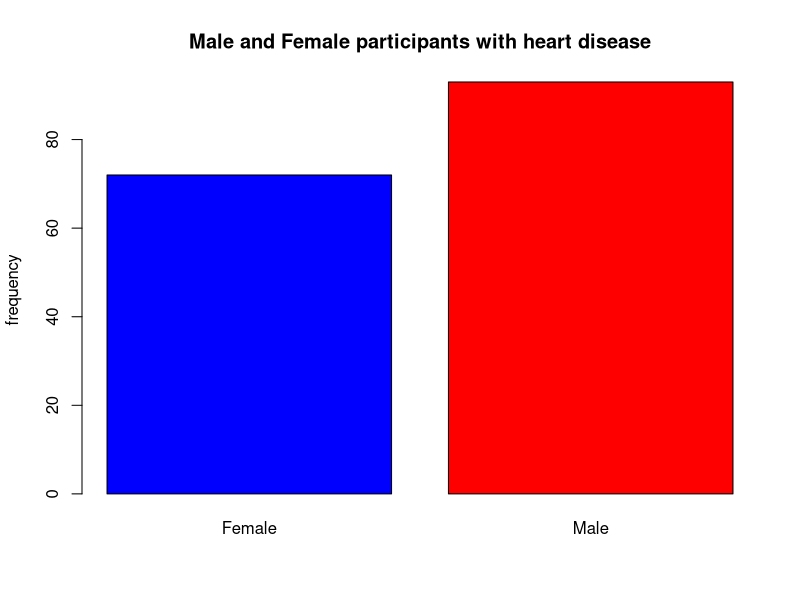
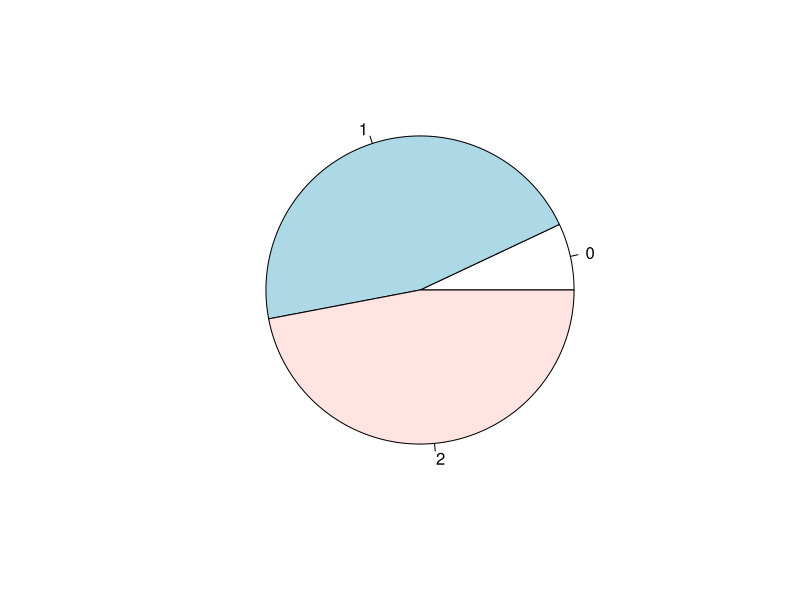
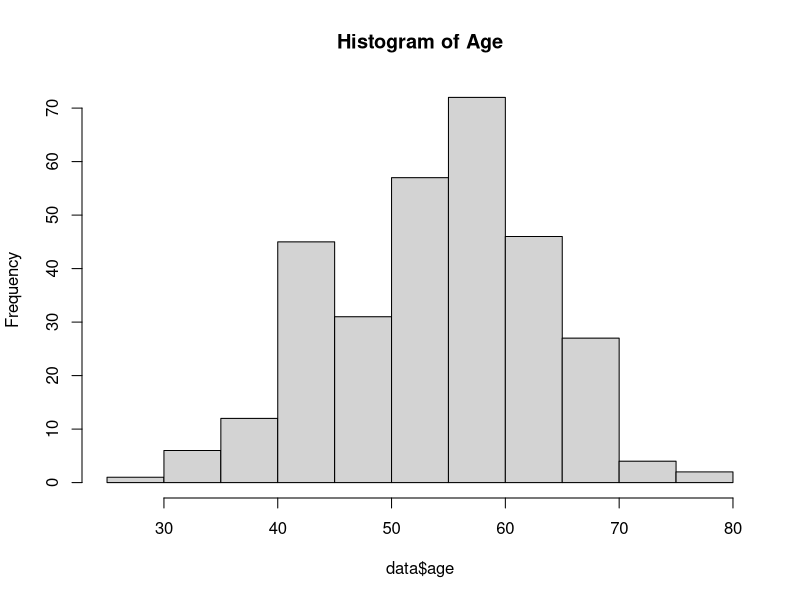
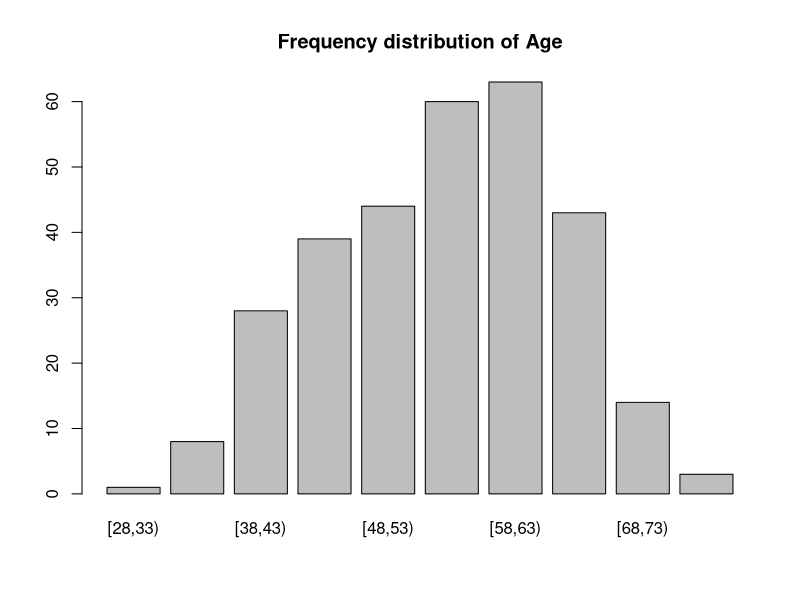
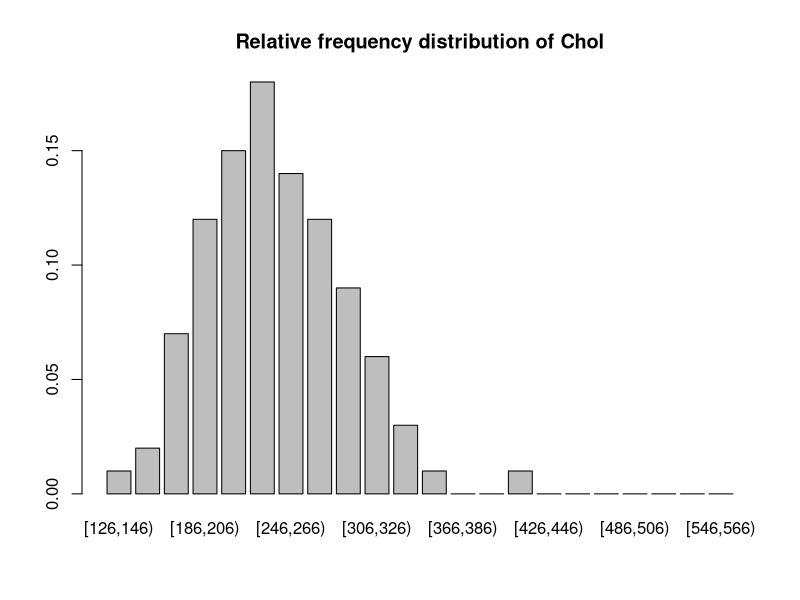
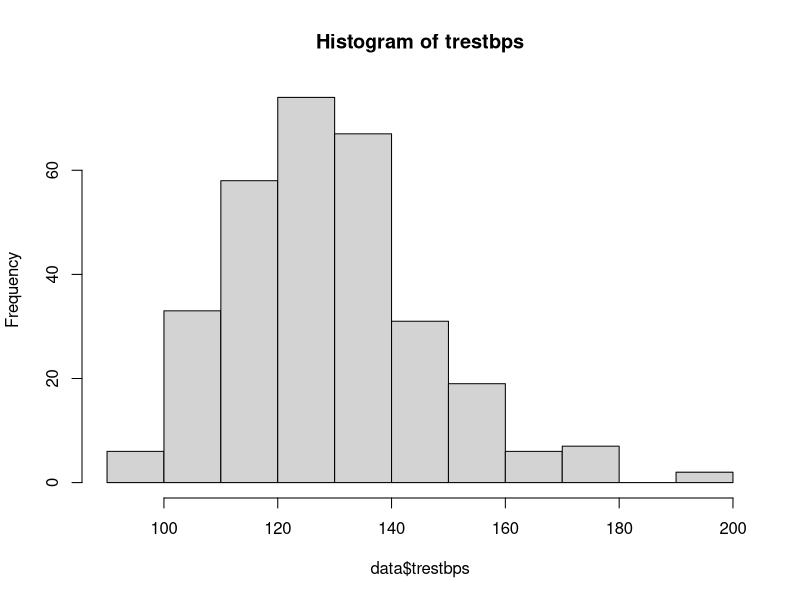
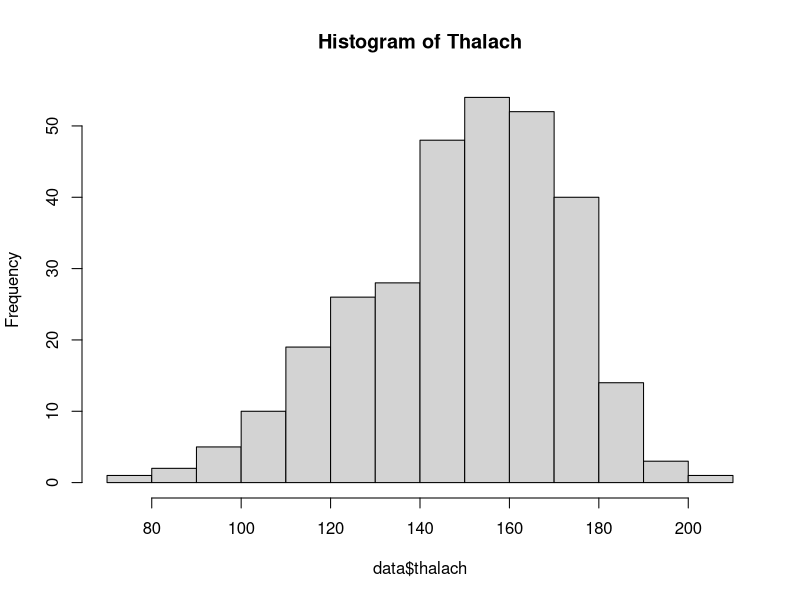
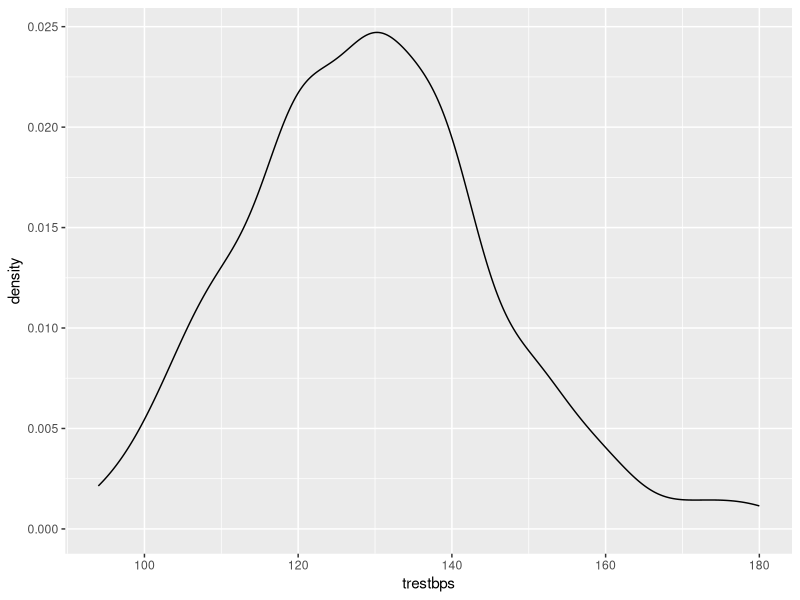

The R script that drew these images, in order:
## ---- chunk 1
rm(list=ls())
## ---- chunk 2
library(dplyr)
library(MASS)
library(e1071)
library(ggplot2)
## ---- chunk 3
data=read.csv("heart.csv")
colnames(data)[1]="age"
colnames(data)

#Converting the required columns to factors
str(data)
data=data%>%
  mutate(sex=replace(sex, sex==1, "Male"))
data=data%>%
  mutate(sex=replace(sex, sex==0, "Female"))
data=data%>%
  mutate(target=replace(target, target==1, "Yes"))
data=data%>%
  mutate(target=replace(target, target==0, "No"))
data$sex=as.factor(data$sex)
data$target=as.factor(data$target)
data$slope=as.character(data$slope)
data$slope=as.factor(data$slope)
str(data)

sum(is.na(data))
## ---- chunk 4
d=data%>%
  filter(target=="Yes")
freq=table(d$sex)
cbind(freq)

barplot(freq, main="Male and Female participants with heart disease", ylab = "frequency", col=c("blue", "red"), names.arg = levels(d$sex))

## ---- chunk 5

freq=table(data$slope)
rel=freq/nrow(data)
round(rel,2)
pie(round(rel,2))
## ---- chunk 6
c=data[which(data$sex=="Female" & data$target=="Yes"),]
perc=nrow(d)/nrow(data)*100
perc
## ---- chunk 7
range(data$age)
hist(data$age, main="Histogram of Age")
## ---- chunk 8
breaks <- seq(28,78,by=5)
age_split=cut(data$age, breaks,right=FALSE)
freq=table(age_split)
cbind(freq)
barplot(freq, main="Frequency distribution of Age")
## ---- chunk 9
range(data$chol)
breaks=seq(126,566,by=20)
chol_split=cut(data$chol, breaks, right=F)
chol_freq=table(chol_split)
chol_rel=round(chol_freq/nrow(data),2)
chol_rel
barplot(chol_rel, main="Relative frequency distribution of Chol")
## ---- chunk 10
range(data$trestbps)
breaks=seq(90,200,by=20)
tres_split=cut(data$trestbps, breaks, right = F)
tres_freq=table(tres_split)
cumsum(tres_freq)
hist(data$trestbps, main="Histogram of trestbps")
## ---- chunk 11
range(data$thalach)
breaks=seq(70,210,by=20)
thal_split=cut(data$thalach, breaks, right=F)
thal_freq=cbind(table(thal_split))
thal_freq
cumsum(thal_freq)/nrow(data)
hist(data$thalach,main="Histogram of Thalach")
## ---- chunk 12
d=data%>%
  filter(target=="Yes")
moment(d$trestbps, order=3, center=TRUE)
ggplot(d, aes(x=trestbps))+geom_density()
## ---- chunk 13
kurtosis(d$thalach)
hist(d$thalach, main="Hist of thalach with target='Yes'")
## ---- chunk 14
skewness(d$chol)
ggplot(d, aes(x=chol))+stat_density(geom="line", alpha=1, colour="blue")

## ---- chunk 15
summary(d$oldpeak)
boxplot(d$oldpeak)
## ---- chunk 16
c=data%>%
  filter(target=="No" & sex=='Male')
mean(c$age)
boxplot(c$age)
